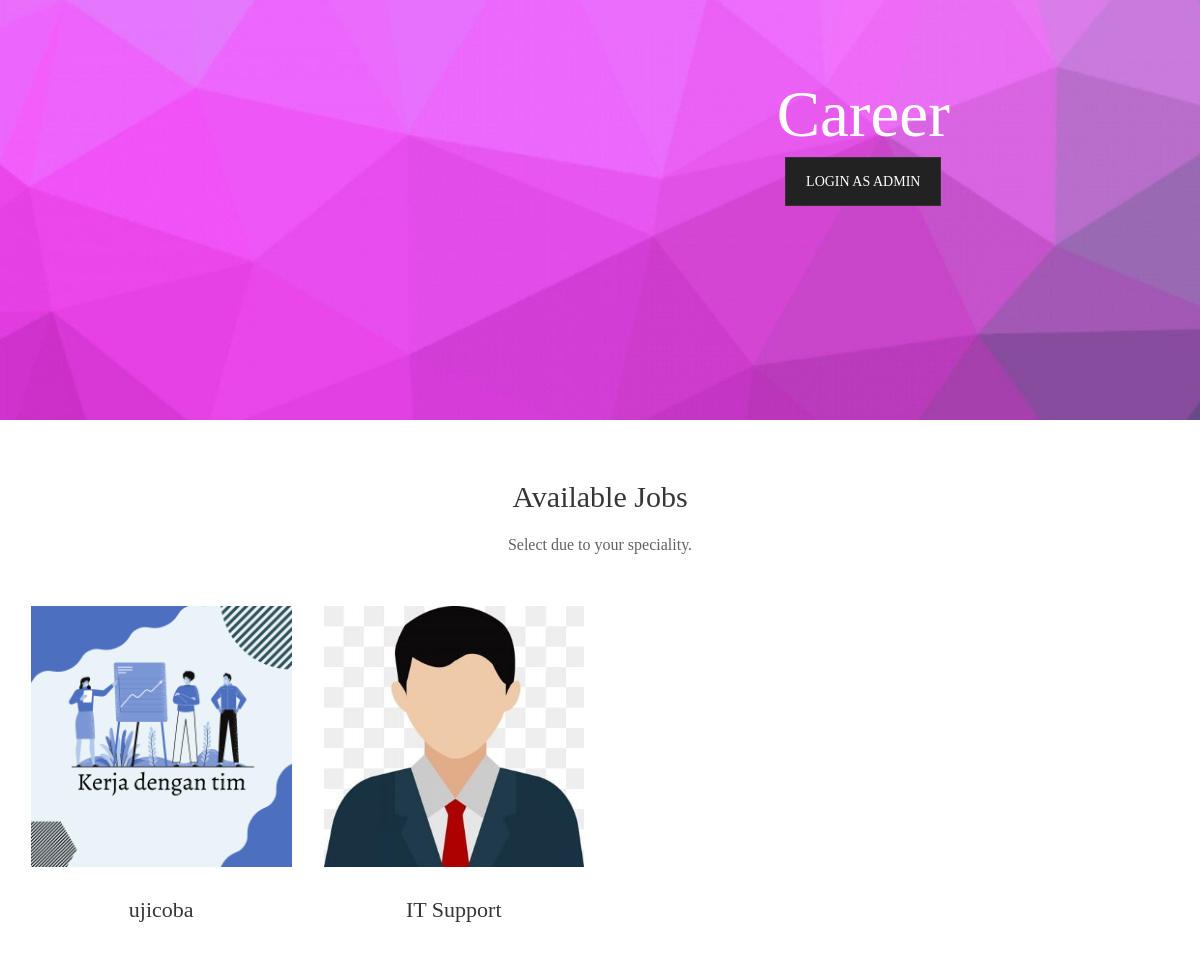
The page / on the database its author committed.
### tables this page shows
CREATE TABLE `applicant_job` (
  `id` int(11) NOT NULL,
  `jobname` varchar(50) NOT NULL,
  `requirement` text NOT NULL,
  `close_date` date NOT NULL,
  `img` varchar(50) NOT NULL,
  `status` varchar(10) NOT NULL DEFAULT 'Active'
);

### index.php (the view, shortened to what this page needs)
<?php
require 'dbconnect.php';
?>
<!doctype html>
<html>
    <head>
        <link rel="stylesheet" href="assets/css/bootstrap.min.css">
        <link rel="stylesheet" href="assets/css/owl.carousel.min.css">
        <link rel="stylesheet" href="assets/css/pe-icon-7-stroke.css">
        <link rel="stylesheet" href="assets/css/font-awesome.min.css">
        <link rel="stylesheet" href="assets/css/meanmenu.css">
        <link rel="stylesheet" href="assets/css/shortcodes/shortcode.css">
        <link rel="stylesheet" href="assets/css/style.css">
        <link rel="stylesheet" href="assets/css/responsive.css">
    </head>
    <body style="font-family:verdana">
        <div class="wraper">
            <div style="background-image:url('bg.png');background-repeat:no-repeat; width:100%; height:420px;">
                <div class="container-fluid text-center">
                    <div class="slider-text" style="margin-top:7%; margin-left:45%;">
                        <h2 style="color:white; font-family:verdana">Career</h2>
						<a href="admin">Login as admin</a>
                    </div>
                </div>
            </div>
            <div class="blog-area pb-70" style="margin-top:5%">
                <div class="container-fluid">
                    <div class="section-title text-center mb-50">
                        <h3>Available Jobs</h3>
                        <p>Select due to your speciality.</p>
                    </div>
					<?php
					$sql = mysqli_query($conn,"SELECT * FROM applicant_job where status='Active' ORDER BY id ASC");
					if (mysqli_fetch_array($sql)>0) {
						$i=1;
						while ($row = mysqli_fetch_assoc($sql)) {
							if ($i++ % 4 == 0 || $i++ <2) echo "<div class='row'>";
					?>
							<div class="col-md-3 col-sm-6">
								<div class="single-blog mb-30">
									<a href="apply.php">
										<img src="admin/<?php echo $row['img'] ?>" alt="">
									</a>
								</div>
								<h4 align="center" style="font-family:verdana"><?php echo $row["jobname"]; ?></h4>
							</div>
					<?php
						}
						if ($i % 4 != 0) echo "</div>";
					} else {
						echo "No Data Found";
					}
					?>
                </div>
            </div>
    </body>
</html>

### assets/css/style.css (style rules this page uses)
.section-title > h3 { font-size: 30px; margin-bottom: 20px; }
.section-title.text-center { margin: 0 auto; padding-bottom: 48px; width: 40%; }
.single-blog { position: relative; border: 1px solid transparent; transition: all 0.3s ease-in-out 0s; }
.single-blog::before { background: #fff none repeat scroll 0 0; content: ""; height: 100%; left: 0; opacity: 0; position: absolute; top: 0; transition: all 0.3s ease-in-out 0s; width: 100%; }
.single-blog img { width: 100%; }

### assets/css/responsive.css (style rules this page uses)
@media (min-width: 992px) and (max-width: 1200px) { .slider-text h2 { font-size: 65px; } }
@media (min-width: 992px) and (max-width: 1200px) { .section-title.text-center { width: 65%; } }

### assets/css/shortcodes/bundle.css (style rules this page uses)
body { font-family: 'Karla', sans-serif; font-weight: normal; font-style: normal; font-size: 14px; }
a, .btn { -webkit-transition: all 0.3s ease-out 0s; -moz-transition: all 0.3s ease-out 0s; -ms-transition: all 0.3s ease-out 0s; -o-transition: all 0.3s ease-out 0s; transition: all 0.3s ease-out 0s; }
a, button, input { outline: medium none; color: #464646; }
h1, h2, h3, h4, h5, h6 { font-family: 'Playfair Display', serif; font-weight: normal; color: #363636; margin-top: 0px; font-style: normal; font-weight: 400; }
h2 { font-size: 35px; }
h3 { font-size: 28px; }
h4 { font-size: 22px; }
p { font-size: 14px; font-weight: normal; line-height: 24px; color: #626262; margin-bottom: 15px; }
.section-title p { margin-bottom: 0px; font-size: 16px; }
.mb-30 { margin-bottom: 30px }
.mb-50 { margin-bottom: 50px }
.pb-70 { padding-bottom: 70px }

### assets/css/shortcodes/slider.css (style rules this page uses)
.slider-text { display: block; position: relative; z-index: 9; }
.slider-text h2 { color: #222; font-size: 95px; font-weight: normal; line-height: 1; text-transform: capitalize; }
.slider-text > a { background-color: #222; border: 1px solid #333; color: #fff; display: inline-block; font-size: 14px; padding: 14px 20px 13px; text-transform: uppercase; transition: all 0.3s ease 0s; }

### rows shown on the page
applicant_job: img (picture), jobname "ujicoba"
applicant_job: img (picture), jobname "IT Support"
